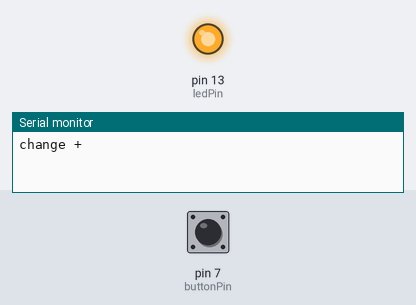
This sketch was run on a simulated Arduino Uno, built with avr-gcc and run on an emulated ATmega328P. On the bench: output pins drawn as LEDs (lit = HIGH), the last lines printed to the serial monitor. The inputs (shaded band) are chosen by the test bench; at power-on: pin 7 (buttonPin) HIGH.

Above: at 1.2 s.
1.3 s: pin 7 (buttonPin) pulled LOW for 0.15 s
At 1.42 s:
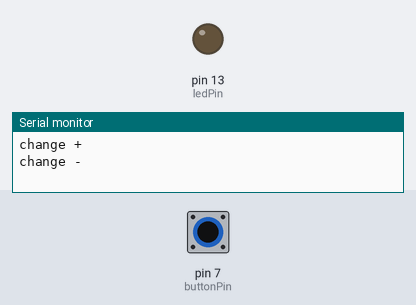
2.9 s: pin 7 (buttonPin) pulled LOW for 3.2 s
At 7.0 s:
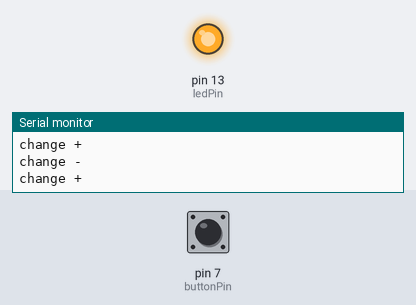
Timing chart, 0 to 8.5 s (numbered marks = the images above; inputs shaded):
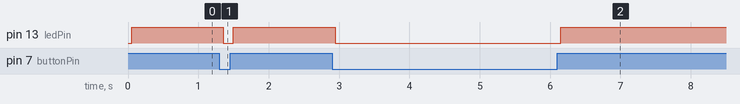

The sketch:

debouncing.ino
```cpp
const int buttonPin = 7;    // the number of the pushbutton pin
const int ledPin = 13;      // the number of the LED pin

boolean buttonState;             // the current reading from the input pin
boolean lastButtonState = LOW;   // the previous reading from the input pin
long lastDebounceTime = 0;  // the last time the output pin was toggled
long debounceDelay = 50;    // the debounce time; increase if the output flickers

void setup() {
  Serial.begin(115200);
  pinMode(buttonPin, INPUT_PULLUP);
  pinMode(ledPin, OUTPUT);
  digitalWrite(ledPin, LOW);
}

void loop() {
  int reading = digitalRead(buttonPin);
  if (reading != lastButtonState) {
    lastDebounceTime = millis();
  }
  if ((millis() - lastDebounceTime) > debounceDelay) {
    if (reading != buttonState) {
      buttonState = reading;
      if (buttonState == HIGH) {
          Serial.println("change +");
      }else{
          Serial.println("change - ");
      }
      digitalWrite(ledPin, reading);
    }
  }
  lastButtonState = reading;
}
```

Measured:
- after the input at 1.3 s, pin 13 (ledPin): HIGH → LOW after 0.05 s, → HIGH 0.15 s later
- after the input at 2.9 s, pin 13 (ledPin): HIGH → LOW after 0.05 s, → HIGH 3.2 s later
